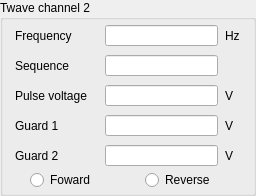
     <widget class="QGroupBox" name="gbTwaveCH2">
      <property name="geometry">
       <rect>
        <x>425</x>
        <y>0</y>
        <width>256</width>
        <height>196</height>
       </rect>
      </property>
      <property name="title">
       <string>Twave channel 2</string>
      </property>
      <widget class="QLabel" name="label_55">
       <property name="geometry">
        <rect>
         <x>15</x>
         <y>25</y>
         <width>71</width>
         <height>21</height>
        </rect>
       </property>
       <property name="text">
        <string>Frequency</string>
       </property>
      </widget>
      <widget class="QLabel" name="label_56">
       <property name="geometry">
        <rect>
         <x>15</x>
         <y>55</y>
         <width>71</width>
         <height>21</height>
        </rect>
       </property>
       <property name="text">
        <string>Sequence</string>
       </property>
      </widget>
      <widget class="QLabel" name="label_57">
       <property name="geometry">
        <rect>
         <x>15</x>
         <y>85</y>
         <width>86</width>
         <height>21</height>
        </rect>
       </property>
       <property name="text">
        <string>Pulse voltage</string>
       </property>
      </widget>
      <widget class="QLabel" name="label_58">
       <property name="geometry">
        <rect>
         <x>15</x>
         <y>115</y>
         <width>71</width>
         <height>21</height>
        </rect>
       </property>
       <property name="text">
        <string>Guard 1</string>
       </property>
      </widget>
      <widget class="QLabel" name="label_64">
       <property name="geometry">
        <rect>
         <x>15</x>
         <y>145</y>
         <width>71</width>
         <height>21</height>
        </rect>
       </property>
       <property name="text">
        <string>Guard 2</string>
       </property>
      </widget>
      <widget class="QLineEdit" name="leSTWF_2">
       <property name="geometry">
        <rect>
         <x>105</x>
         <y>25</y>
         <width>113</width>
         <height>21</height>
        </rect>
       </property>
      </widget>
      <widget class="QLineEdit" name="leSTWSEQ_2">
       <property name="geometry">
        <rect>
         <x>105</x>
         <y>55</y>
         <width>113</width>
         <height>21</height>
        </rect>
       </property>
      </widget>
      <widget class="QLineEdit" name="leSTWPV_2">
       <property name="geometry">
        <rect>
         <x>105</x>
         <y>85</y>
         <width>113</width>
         <height>21</height>
        </rect>
       </property>
      </widget>
      <widget class="QLineEdit" name="leSTWG1V_2">
       <property name="geometry">
        <rect>
         <x>105</x>
         <y>115</y>
         <width>113</width>
         <height>21</height>
        </rect>
       </property>
      </widget>
      <widget class="QLineEdit" name="leSTWG2V_2">
       <property name="geometry">
        <rect>
         <x>105</x>
         <y>145</y>
         <width>113</width>
         <height>21</height>
        </rect>
       </property>
      </widget>
      <widget class="QLabel" name="label_65">
       <property name="geometry">
        <rect>
         <x>225</x>
         <y>25</y>
         <width>26</width>
         <height>21</height>
        </rect>
       </property>
       <property name="text">
        <string>Hz</string>
       </property>
      </widget>
      <widget class="QLabel" name="label_66">
       <property name="geometry">
        <rect>
         <x>225</x>
         <y>115</y>
         <width>26</width>
         <height>21</height>
        </rect>
       </property>
       <property name="text">
        <string>V</string>
       </property>
      </widget>
      <widget class="QLabel" name="label_67">
       <property name="geometry">
        <rect>
         <x>225</x>
         <y>85</y>
         <width>26</width>
         <height>21</height>
        </rect>
       </property>
       <property name="text">
        <string>V</string>
       </property>
      </widget>
      <widget class="QLabel" name="label_68">
       <property name="geometry">
        <rect>
         <x>225</x>
         <y>145</y>
         <width>26</width>
         <height>21</height>
        </rect>
       </property>
       <property name="text">
        <string>V</string>
       </property>
      </widget>
      <widget class="QRadioButton" name="rbSTWDIR_2_FWD">
       <property name="geometry">
        <rect>
         <x>30</x>
         <y>170</y>
         <width>100</width>
         <height>20</height>
        </rect>
       </property>
       <property name="text">
        <string>Foward</string>
       </property>
      </widget>
      <widget class="QRadioButton" name="rbSTWDIR_2_REV">
       <property name="geometry">
        <rect>
         <x>145</x>
         <y>170</y>
         <width>100</width>
         <height>20</height>
        </rect>
       </property>
       <property name="text">
        <string>Reverse</string>
       </property>
      </widget>
     </widget>
